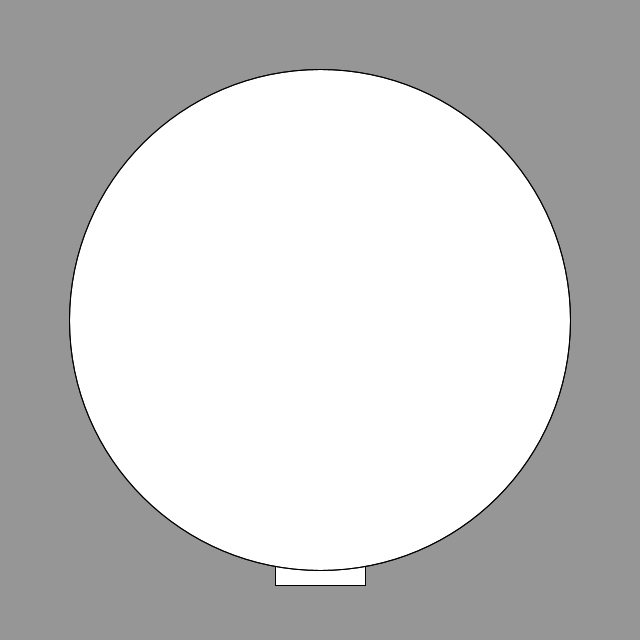
Frame 1 (no input)
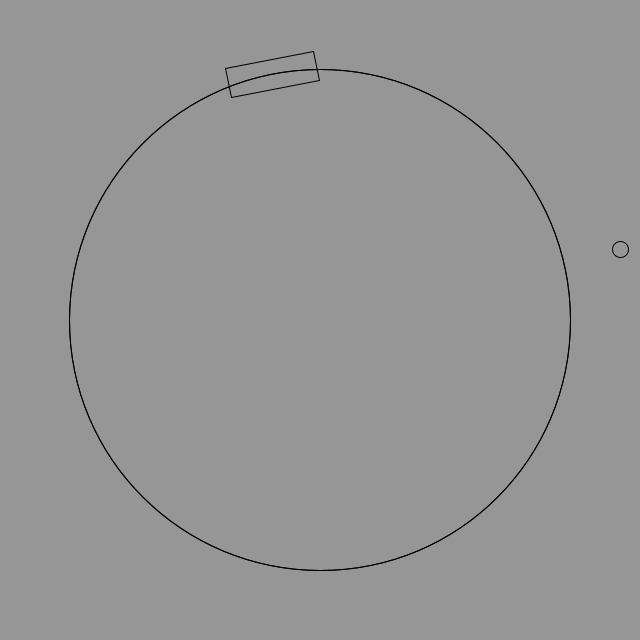
Frame 60 (the mouse pressed at the canvas centre just before this capture)
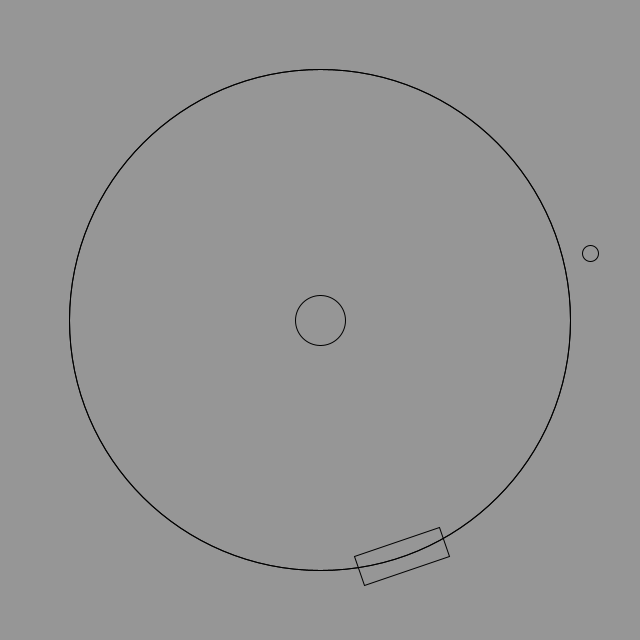
Frame 120 (the mouse held since frame 60 and released just before this capture)

The Processing sketch that drew these frames (run headless with seeded random() and noise(); from frame 60 on, the mouse is pressed at the canvas centre):

// Processing sketch: Pong
// ── Pong.pde
// Pong
//
// A simple version of Pong using object-oriented programming.
// Allows to people to bounce a ball back and forth between
// two paddles that they control.
//
// No scoring. (Yet!)
// No score display. (Yet!)
// Pretty ugly. (Now!)
// Only two paddles. (So far!)

// Global variables for the paddles and the ball
Paddle leftPaddle;
Paddle rightPaddle;
Ball ball;
Orbit orbit;
Score score;

// The distance from the edge of the window a paddle should be
int PADDLE_INSET = 8;

// The background colour during play (brown)
color backgroundColor = color(150);


// setup()
//
// Sets the size and creates the paddles and ball

void setup() {
  // Set the size
  size(640, 640);

  // Create the paddles on either side of the screen. 
  // Use PADDLE_INSET to to position them on x, position them both at centre on y
  // Also pass through the two keys used to control 'up' and 'down' respectively
  // NOTE: On a mac you can run into trouble if you use keys that create that popup of
  // different accented characters in text editors (so avoid those if you're changing this)
  //leftPaddle = new Paddle(PADDLE_INSET, height/2, '1', 'q');
  //rightPaddle = new Paddle(width - PADDLE_INSET, height/2, '0', 'p');

  // Create the ball at the centre of the screen
  ball = new Ball(width/2, height/2);
  
  // create orbital movement at the centre of the screen
  orbit = new Orbit();
  
  // create the score tracker at the center of the screen
  score = new Score();
}

// draw()
//
// Handles all the magic of making the paddles and ball move, checking
// if the ball has hit a paddle, and displaying everything.

void draw() {
  // Fill the background each frame so we have animation
  background(backgroundColor);

  // Update the paddles and ball by calling their update methods
  //leftPaddle.update();
  //rightPaddle.update();
  ball.update();

  // Check if the ball has collided with either paddle
  //ball.collide(leftPaddle);
  //ball.collide(rightPaddle);
  //Checks if the ball has collided with the orbit paddle
  ball.collideOrbit(orbit);

  // Check if the ball has gone off the screen
  /*if (ball.isOffScreen()) {
    // If it has, reset the ball
    ball.reset();
  }*/

  // Display the paddles and the ball
  //leftPaddle.display();
  //rightPaddle.display();
  ball.display();
  
  //display the orbital paddle and its contour ellipse
  orbit.update();
  orbit.contourEllipse();
  
  //calls the function from the score script
  score.update();
}

// keyPressed()
//
// The paddles need to know if they should move based on a keypress
// so when the keypress is detected in the main program we need to
// tell the paddles

/*void keyPressed() {
  // Just call both paddles' own keyPressed methods
  leftPaddle.keyPressed();
  rightPaddle.keyPressed();
}*/

// keyReleased()
//
// As for keyPressed, except for released!

/*void keyReleased() {
  // Call both paddles' keyReleased methods
  leftPaddle.keyReleased();
  rightPaddle.keyReleased();
}*/
// ── Ball.pde
// Ball
//
// A class that defines a ball that can move around in the window, bouncing
// of the top and bottom, and can detect collision with a paddle and bounce off that.

class Ball {

  /////////////// Properties ///////////////

  // Default values for speed and size
  int SPEED = 5;
  int SIZE = 16;

  // The location of the ball
  int x;
  int y;

  // The velocity of the ball
  int vx;
  int vy;

  // The colour of the ball
  color ballColor = color(255);
  
  //creating an Y offset for the noise function
  float yoff = 0.0;


  /////////////// Constructor ///////////////

  // Ball(int _x, int _y)
  //
  // The constructor sets the variable to their starting values
  // x and y are set to the arguments passed through (from the main program)
  // and the velocity starts at SPEED for both x and y 
  // (so the ball starts by moving down and to the right)
  // NOTE that I'm using an underscore in front of the arguments to distinguish
  // them from the class's properties

  Ball(int _x, int _y) {
    x = _x;
    y = _y;
    vx = SPEED;
    vy = SPEED;
  }


  /////////////// Methods ///////////////

  // update()
  //
  // This is called by the main program once per frame. It makes the ball move
  // and also checks whether it should bounce of the top or bottom of the screen
  // and whether the ball has gone off the screen on either side.

  void update() {
    // First update the location based on the velocity (so the ball moves)
    
    x += vx;
    y += vy;

    // Check if the ball is going off the top of bottom
    if (y - SIZE/2 < 0 || y + SIZE/2 > height) {
      // If it is, then make it "bounce" by reversing its velocity
      vy = -vy;
    }
  }
  
  // reset()
  //
  // Resets the ball to the centre of the screen.
  // Note that it KEEPS its velocity
  
  void reset() {
    x = width/2;
    y = height/2;
  }
  
  // isOffScreen()
  //
  // Returns true if the ball is off the left or right side of the window
  // otherwise false
  // (If we wanted to return WHICH side it had gone off, we'd have to return
  // something like an int (e.g. 0 = not off, 1 = off left, 2 = off right)
  // or a String (e.g. "ON SCREEN", "OFF LEFT", "OFF RIGHT")
  
  boolean isOffScreen() {
    return (x + SIZE/2 < 0 || x - SIZE/2 > width);
  }

  // collide(Paddle paddle)
  //
  // Checks whether this ball is colliding with the paddle passed as an argument
  // If it is, it makes the ball bounce away from the paddle by reversing its
  // x velocity

  void collide(Paddle paddle) {
    // Calculate possible overlaps with the paddle side by side
    boolean insideLeft = (x + SIZE/2 > paddle.x - paddle.WIDTH/2);
    boolean insideRight = (x - SIZE/2 < paddle.x + paddle.WIDTH/2);
    boolean insideTop = (y + SIZE/2 > paddle.y - paddle.HEIGHT/2);
    boolean insideBottom = (y - SIZE/2 < paddle.y + paddle.HEIGHT/2);
    
    // Check if the ball overlaps with the paddle
    if (insideLeft && insideRight && insideTop && insideBottom) {
      // If it was moving to the left
      if (vx < 0) {
        // Reset its position to align with the right side of the paddle
        x = paddle.x + paddle.WIDTH/2 + SIZE/2;
      } else if (vx > 0) {
        // Reset its position to align with the left side of the paddle
        x = paddle.x - paddle.WIDTH/2 - SIZE/2;
      }
      // And make it bounce
      vx = -vx;
    }
  }
// collision for orbit paddle
  void collideOrbit(Orbit orbit) {
    // Calculate possible overlaps with the paddle side by side
    boolean insideLeft = (x + SIZE/2 > orbit.x - orbit.WIDTH/2);
    boolean insideRight = (x - SIZE/2 < orbit.x + orbit.WIDTH/2);
    boolean insideTop = (y + SIZE/2 > orbit.y - orbit.HEIGHT/2);
    boolean insideBottom = (y - SIZE/2 < orbit.y + orbit.HEIGHT/2);
    
    // Check if the ball overlaps with the paddle
    if (insideLeft && insideRight && insideTop && insideBottom) {
      // If it was moving to the left
      if (vx < 0) {
        // Reset its position to align with the right side of the paddle
        x = int(orbit.x + orbit.WIDTH/2 + SIZE/2);
      } else if (vx > 0) {
        // Reset its position to align with the left side of the paddle
        x = int(orbit.x - orbit.WIDTH/2 - SIZE/2);
      }
      // And make it bounce
      vx = -vx;
      // Whenver the orbital paddle hits the ball, the score count increases by 1
      score.count = score.count + 1;
      //checks to see if the score tracker ellipse width & width are no equal to 1 before shrinking it
      if (score.WIDTH != 1 || score.HEIGHT != 1){
      score.WIDTH = score.WIDTH - score.increment;
      score.HEIGHT = score.HEIGHT - score.increment;
      print("check!");
      }
    }
  }
  // display()
  //
  // Draw the ball at its position

  void display() {
    // Set up the appearance of the ball (no stroke, a fill, and rectMode as CENTER)
    pushStyle();
    //noStroke();
    strokeWeight(1);
    fill(ballColor);
    popStyle();
    //rectMode(CENTER);
    //This applies the noise movement on the Y axis 
    yoff = yoff +.01; 
    int n = int(noise(yoff)*height);
    //print(n);
    
    // Draw the ball
    ellipse(x, y = n, SIZE, SIZE);
  }
}
// ── Orbit.pde
class Orbit{ 
//This value specifies where in the ellipse orbit
float val;

//The speed your object moves at along the orbit
float speed = 0.05;
float x;
float y;
int WIDTH = 90;
int HEIGHT = 30;
// contour ellipse HEIGHT and WIDTH
int EWIDTH = 501;
int EHEIGHT = 501;


void update(){
  
  //Calculate x and y as values between -1 and 1
  x = sin(val);
  y = cos(val);
  
  //Multiply x and y by the ellipses width (100) and height (500)
  x *= 250;
  y *= 250;
  
  //Move the centrepoint of the ellipse orbit where you want it
  x+= width/2;
  y+= height/2;
  
  //draws the paddle with a specific style and roation applied to it
  pushStyle();
  rectMode(CENTER);
  pushMatrix();
  translate(x, y);
  rotate(-val);
  rect(0, 0, WIDTH, HEIGHT);
  popMatrix();
  noFill();
  popStyle();
  
  //spins in one direction and in another direction when a button is pressed
  if (keyPressed == true) {
    val += speed;
  } else {
    val -= speed;
  }


  
  contourEllipse();
}

void contourEllipse() {

  ellipse(width/2, height/2, EWIDTH, EHEIGHT);
  noFill();
  strokeWeight(1);

}
}
// ── Paddle.pde
// Paddle
//
// A class that defines a paddle that can be moved up and down on the screen
// using keys passed through to the constructor.

class Paddle {

  /////////////// Properties ///////////////

  // Default values for speed and size
  int SPEED = 5;
  int HEIGHT = 70;
  int WIDTH = 16;

  // The position and velocity of the paddle (note that vx isn't really used right now)
  int x;
  int y;
  int vx;
  int vy;
  
  // The fill color of the paddle
  color paddleColor = color(255);

  // The characters used to make the paddle move up and down, defined in constructor
  char upKey;
  char downKey;


  /////////////// Constructor ///////////////

  // Paddle(int _x, int _y, char _upKey, char _downKey)
  //
  // Sets the position and controls based on arguments,
  // starts the velocity at 0

  Paddle(int _x, int _y, char _upKey, char _downKey) {
    x = _x;
    y = _y;
    vx = 0;
    vy = 0;

    upKey = _upKey;
    downKey = _downKey;
  }


  /////////////// Methods ///////////////

  // update()
  //
  // Updates position based on velocity and constraints the paddle to the window

  void update() {
    // Update position with velocity (to move the paddle)
    x += vx;
    y += vy;

    // Constrain the paddle's y position to be in the window
    y = constrain(y,0 + HEIGHT/2,height - HEIGHT/2);
  }

  // display()
  //
  // Display the paddle at its location
  
  void display() {
    // Set display properties
    //noStroke();
    //fill(paddleColor);
    pushStyle();
    noFill();
    rectMode(CENTER);
    strokeWeight(1);
    
    // Draw the paddle as a rectangle
    rect(x, y, WIDTH, HEIGHT);
    popStyle();
  }

  // keyPressed()
  //
  // Called when keyPressed is called in the main program
  
  void keyPressed() {
    // Check if the key is our up key
    if (key == upKey) {
      // If so we want a negative y velocity
      vy = -SPEED;
    } // Otherwise check if the key is our down key 
    else if (key == downKey) {
      // If so we want a positive y velocity
      vy = SPEED;
    }
  }

  // keyReleased()
  //
  // Called when keyReleased is called in the main program

  void keyReleased() {
    // Check if the key is our up key and the paddle is moving up
    if (key == upKey && vy < 0) {
      // If so it should stop
      vy = 0;
    } // Otherwise check if the key is our down key and paddle is moving down 
    else if (key == downKey && vy > 0) {
      // If so it should stop
      vy = 0;
    }
  }
}
// ── Score.pde
class Score {
  // width and height variables for the ellipse score tracker
  int WIDTH;
  int HEIGHT;
  color fillScoreColor = color(100);
  
  //count keeps count of how many times the ball reset
  int count;
  //increment increases the ellipse width and height by a number each time the ball resets
  int increment = 50;
  
void update (){
  pushStyle();
  ellipse(width/2,height/2, WIDTH, HEIGHT);
  fill(fillScoreColor);
  popStyle();
  
  if (ball.isOffScreen()) {
    // If it has, reset the ball
    ball.reset();
    count = count + 1;
    WIDTH = WIDTH + increment;
    HEIGHT = HEIGHT + increment;
    print(count);
  }
}



}
